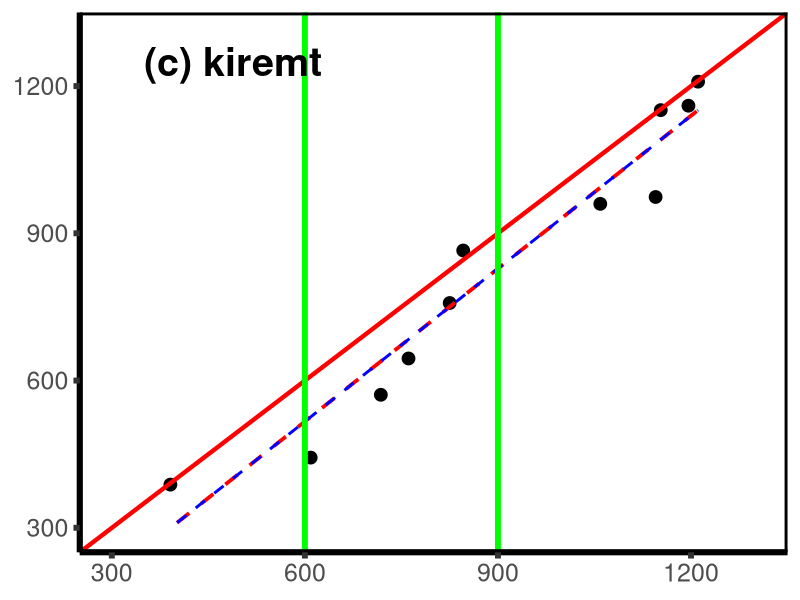

Here is the R script that generated this plot: (Note: this script raises an error after producing the figure.)
# Load required packages
library(ggplot2)
library(grid)
library(tidyverse)
# Example Data (replace with your own)
set.seed(123)
precip <- round(runif(22, 350, 1250))
precip_1 <- sort(precip[1:11])
precip_2 <- sort(precip[12:22])
ita_df <- data.frame(x = precip_1, y = precip_2)

# Regression model
fit <- lm(y ~ x, ita_df)

# Plot
p <- ggplot(ita_df, aes(x=x, y=y)) +
  geom_point(shape=19, size=4) +                                   # Bold, filled points
  geom_abline(slope=1, intercept=0, color="red", size=1.5) +       # Red solid 1:1 reference line
  geom_smooth(method="lm", color="red", linetype="dashed", se=FALSE, size=1.3) + # Red dashed regression line
  geom_smooth(method="lm", color="blue", linetype="dashed", se=TRUE, fill=NA, size=1) + # Blue dashed confidence band
  
  # Vertical green lines at approx. x=600 and x=900 (adjust to match categories)
  geom_vline(xintercept=c(600, 900), color="green", size=2) +
  
  scale_x_continuous(limits=c(300, 1300), breaks=seq(300,1300,300)) +
  scale_y_continuous(limits=c(300, 1300), breaks=seq(300,1300,300)) +
  
  # Labels and annotation
  annotate("text", x=350, y=1250, label="(c) kiremt", fontface=2, size=10, hjust=0) +
  theme_classic(base_size=18) +
  theme(
    axis.line = element_line(size=2),
    plot.background = element_rect(fill="white", color=NA),
    panel.border = element_rect(color="black", fill=NA, size=2), # Bold box outline
    axis.text = element_text(size=18),
    axis.title = element_blank(),
    axis.ticks = element_line(size=2),
    legend.position="none"
  )

# Draw plot with a thick black outer box
ggdraw() +
  draw_plot(p) +
  theme(plot.background = element_rect(color="black", size=2))

# Save if needed
# ggsave("ITA_kiremt_plot.png", width=7, height=5, dpi=300)

# Note:
# - Replace precip data with your own observed values.
# - Vertical green lines at x=600 and x=900 can be moved by changing xintercept.
# - Adjust sizes and annotation placement to match your image precisely.
